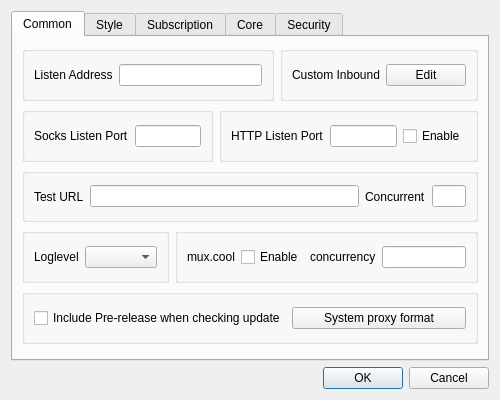
<?xml version="1.0" encoding="UTF-8"?>
<ui version="4.0">
 <class>DialogBasicSettings</class>
 <widget class="QDialog" name="DialogBasicSettings">
  <property name="geometry">
   <rect>
    <x>0</x>
    <y>0</y>
    <width>500</width>
    <height>400</height>
   </rect>
  </property>
  <property name="sizePolicy">
   <sizepolicy hsizetype="Preferred" vsizetype="Preferred">
    <horstretch>0</horstretch>
    <verstretch>0</verstretch>
   </sizepolicy>
  </property>
  <property name="windowTitle">
   <string>Basic Settings</string>
  </property>
  <layout class="QGridLayout" name="gridLayout">
   <item row="7" column="3">
    <widget class="QDialogButtonBox" name="buttonBox">
     <property name="orientation">
      <enum>Qt::Horizontal</enum>
     </property>
     <property name="standardButtons">
      <set>QDialogButtonBox::Cancel|QDialogButtonBox::Ok</set>
     </property>
    </widget>
   </item>
   <item row="2" column="3">
    <widget class="QTabWidget" name="tabWidget">
     <property name="currentIndex">
      <number>0</number>
     </property>
     <widget class="QWidget" name="tab_1">
      <attribute name="title">
       <string>Common</string>
      </attribute>
      <layout class="QVBoxLayout" name="verticalLayout_2">
       <item>
        <layout class="QHBoxLayout" name="horizontalLayout_8">
         <item>
          <widget class="QGroupBox" name="horizontalGroupBox_3">
           <layout class="QHBoxLayout" name="horizontalLayout_19">
            <item>
             <widget class="QLabel" name="label">
              <property name="text">
               <string>Listen Address</string>
              </property>
             </widget>
            </item>
            <item>
             <widget class="QLineEdit" name="socks_ip"/>
            </item>
           </layout>
          </widget>
         </item>
         <item>
          <widget class="QGroupBox" name="horizontalGroupBox_4">
           <layout class="QHBoxLayout" name="horizontalLayout_10">
            <item>
             <widget class="QLabel" name="label_11">
              <property name="text">
               <string>Custom Inbound</string>
              </property>
             </widget>
            </item>
            <item>
             <widget class="QPushButton" name="custom_inbound_edit">
              <property name="text">
               <string>Edit</string>
              </property>
             </widget>
            </item>
           </layout>
          </widget>
         </item>
        </layout>
       </item>
       <item>
        <layout class="QHBoxLayout" name="hlayout_l2">
         <item>
          <widget class="QGroupBox" name="horizontalGroupBox_2">
           <layout class="QHBoxLayout" name="horizontalLayout_13">
            <item>
             <widget class="QLabel" name="inbound_socks_port_l">
              <property name="text">
               <string>Socks Listen Port</string>
              </property>
             </widget>
            </item>
            <item>
             <widget class="QLineEdit" name="inbound_socks_port"/>
            </item>
           </layout>
          </widget>
         </item>
         <item>
          <widget class="QGroupBox" name="groupBox_http">
           <layout class="QHBoxLayout" name="horizontalLayout_16">
            <item>
             <widget class="QLabel" name="label_5">
              <property name="text">
               <string>HTTP Listen Port</string>
              </property>
             </widget>
            </item>
            <item>
             <widget class="QLineEdit" name="inbound_http_port"/>
            </item>
            <item>
             <widget class="QCheckBox" name="http_enable">
              <property name="text">
               <string>Enable</string>
              </property>
             </widget>
            </item>
           </layout>
          </widget>
         </item>
        </layout>
       </item>
       <item>
        <widget class="QGroupBox" name="groupBox1">
         <layout class="QHBoxLayout" name="horizontalLayout_9" stretch="0,8,1,1">
          <item>
           <widget class="QLabel" name="label_13">
            <property name="text">
             <string>Test URL</string>
            </property>
           </widget>
          </item>
          <item>
           <widget class="QLineEdit" name="test_url"/>
          </item>
          <item>
           <widget class="QLabel" name="label_14">
            <property name="text">
             <string>Concurrent</string>
            </property>
           </widget>
          </item>
          <item>
           <widget class="QLineEdit" name="test_concurrent"/>
          </item>
         </layout>
        </widget>
       </item>
       <item>
        <layout class="QHBoxLayout" name="horizontalLayout_11">
         <item>
          <widget class="QGroupBox" name="groupBox_log">
           <layout class="QHBoxLayout" name="horizontalLayout">
            <item>
             <widget class="QLabel" name="label_3">
              <property name="text">
               <string notr="true">Loglevel</string>
              </property>
             </widget>
            </item>
            <item>
             <widget class="QComboBox" name="log_level"/>
            </item>
           </layout>
          </widget>
         </item>
         <item>
          <widget class="QGroupBox" name="groupBox_mux">
           <layout class="QHBoxLayout" name="horizontalLayout_17">
            <item>
             <widget class="QLabel" name="label_6">
              <property name="text">
               <string notr="true">mux.cool</string>
              </property>
             </widget>
            </item>
            <item>
             <widget class="QCheckBox" name="mux_cool_enable">
              <property name="text">
               <string>Enable</string>
              </property>
             </widget>
            </item>
            <item>
             <widget class="QLabel" name="label_7">
              <property name="text">
               <string>concurrency</string>
              </property>
             </widget>
            </item>
            <item>
             <widget class="QLineEdit" name="mux_cool"/>
            </item>
           </layout>
          </widget>
         </item>
        </layout>
       </item>
       <item>
        <widget class="QGroupBox" name="horizontalGroupBox1">
         <layout class="QHBoxLayout" name="horizontalLayout_18">
          <item>
           <widget class="QCheckBox" name="check_include_pre">
            <property name="text">
             <string>Include Pre-release when checking update</string>
            </property>
           </widget>
          </item>
          <item>
           <widget class="QPushButton" name="sys_proxy_format">
            <property name="text">
             <string>System proxy format</string>
            </property>
           </widget>
          </item>
         </layout>
        </widget>
       </item>
       <item>
        <widget class="QWidget" name="horizontalWidget_1" native="true">
         <property name="sizePolicy">
          <sizepolicy hsizetype="Preferred" vsizetype="Maximum">
           <horstretch>0</horstretch>
           <verstretch>0</verstretch>
          </sizepolicy>
         </property>
         <layout class="QHBoxLayout" name="horizontalLayout_2">
          <property name="leftMargin">
           <number>0</number>
          </property>
          <property name="topMargin">
           <number>0</number>
          </property>
          <property name="rightMargin">
           <number>0</number>
          </property>
          <property name="bottomMargin">
           <number>0</number>
          </property>
         </layout>
        </widget>
       </item>
      </layout>
     </widget>
     <widget class="QWidget" name="tab_2">
      <attribute name="title">
       <string>Style</string>
      </attribute>
      <layout class="QGridLayout" name="gridLayout_5">
       <item row="0" column="0">
        <widget class="QGroupBox" name="groupBox">
         <layout class="QHBoxLayout" name="horizontalLayout_4">
          <item>
           <widget class="QLabel" name="label_8">
            <property name="sizePolicy">
             <sizepolicy hsizetype="Maximum" vsizetype="Maximum">
              <horstretch>0</horstretch>
              <verstretch>0</verstretch>
             </sizepolicy>
            </property>
            <property name="text">
             <string>Theme</string>
            </property>
           </widget>
          </item>
          <item>
           <widget class="QComboBox" name="theme">
            <item>
             <property name="text">
              <string>System</string>
             </property>
            </item>
            <item>
             <property name="text">
              <string notr="true">flatgray</string>
             </property>
            </item>
            <item>
             <property name="text">
              <string notr="true">lightblue</string>
             </property>
            </item>
            <item>
             <property name="text">
              <string notr="true">blacksoft</string>
             </property>
            </item>
            <item>
             <property name="text">
              <string notr="true">darkstyle</string>
             </property>
            </item>
            <item>
             <property name="text">
              <string notr="true">qdarkstyle</string>
             </property>
            </item>
           </widget>
          </item>
         </layout>
        </widget>
       </item>
       <item row="1" column="0">
        <widget class="QGroupBox" name="groupBox2">
         <layout class="QHBoxLayout" name="horizontalLayout_7">
          <item>
           <widget class="QLabel" name="label_15">
            <property name="sizePolicy">
             <sizepolicy hsizetype="Maximum" vsizetype="Maximum">
              <horstretch>0</horstretch>
              <verstretch>0</verstretch>
             </sizepolicy>
            </property>
            <property name="text">
             <string>Language</string>
            </property>
           </widget>
          </item>
          <item>
           <widget class="QComboBox" name="language">
            <item>
             <property name="text">
              <string>System</string>
             </property>
            </item>
            <item>
             <property name="text">
              <string notr="true">English</string>
             </property>
            </item>
            <item>
             <property name="text">
              <string notr="true">简体中文</string>
             </property>
            </item>
           </widget>
          </item>
         </layout>
        </widget>
       </item>
       <item row="3" column="0">
        <widget class="QGroupBox" name="horizontalGroupBox2">
         <layout class="QHBoxLayout" name="horizontalLayout_20">
          <item>
           <widget class="QPushButton" name="set_custom_icon">
            <property name="text">
             <string>Set custom icon</string>
            </property>
           </widget>
          </item>
         </layout>
        </widget>
       </item>
       <item row="2" column="0">
        <layout class="QHBoxLayout" name="horizontalLayout_12">
         <item>
          <widget class="QGroupBox" name="traffic_statistics_box">
           <layout class="QHBoxLayout" name="horizontalLayout_3">
            <item>
             <widget class="QLabel" name="label_16">
              <property name="text">
               <string>Traffic statistics refresh rate</string>
              </property>
             </widget>
            </item>
            <item>
             <widget class="QComboBox" name="rfsh_r">
              <item>
               <property name="text">
                <string>Fast</string>
               </property>
              </item>
              <item>
               <property name="text">
                <string>Slow</string>
               </property>
              </item>
              <item>
               <property name="text">
                <string>Off</string>
               </property>
              </item>
             </widget>
            </item>
           </layout>
          </widget>
         </item>
         <item>
          <widget class="QGroupBox" name="connection_statistics_box">
           <layout class="QHBoxLayout" name="horizontalLayout_15">
            <item>
             <widget class="QLabel" name="label_9">
              <property name="text">
               <string>Connection statistics</string>
              </property>
             </widget>
            </item>
            <item>
             <widget class="QCheckBox" name="connection_statistics">
              <property name="text">
               <string>Enable</string>
              </property>
             </widget>
            </item>
           </layout>
          </widget>
         </item>
        </layout>
       </item>
      </layout>
     </widget>
     <widget class="QWidget" name="tab_3">
      <attribute name="title">
       <string>Subscription</string>
      </attribute>
      <layout class="QGridLayout" name="gridLayout_3">
       <item row="0" column="0">
        <widget class="QLabel" name="label_4">
         <property name="text">
          <string>User Agent</string>
         </property>
        </widget>
       </item>
       <item row="0" column="1">
        <widget class="MyLineEdit" name="user_agent"/>
       </item>
       <item row="3" column="1">
        <widget class="QCheckBox" name="sub_clear">
         <property name="text">
          <string>Clear servers before updating subscription</string>
         </property>
        </widget>
       </item>
       <item row="1" column="1">
        <widget class="QCheckBox" name="sub_use_proxy">
         <property name="text">
          <string>Use proxy when updating subscription</string>
         </property>
        </widget>
       </item>
       <item row="2" column="1">
        <widget class="QCheckBox" name="sub_insecure">
         <property name="text">
          <string>Ignore TLS errors when updating subscription</string>
         </property>
        </widget>
       </item>
      </layout>
     </widget>
     <widget class="QWidget" name="tab_4">
      <attribute name="title">
       <string>Core</string>
      </attribute>
      <layout class="QVBoxLayout" name="verticalLayout">
       <item>
        <widget class="QGroupBox" name="groupBox_core">
         <property name="sizePolicy">
          <sizepolicy hsizetype="Preferred" vsizetype="Maximum">
           <horstretch>0</horstretch>
           <verstretch>0</verstretch>
          </sizepolicy>
         </property>
         <property name="title">
          <string notr="true">core_name</string>
         </property>
         <layout class="QVBoxLayout" name="verticalLayout_3">
          <item>
           <layout class="QHBoxLayout" name="horizontalLayout_6">
            <item>
             <widget class="QLabel" name="label_12">
              <property name="text">
               <string>Asset Location</string>
              </property>
             </widget>
            </item>
            <item>
             <widget class="MyLineEdit" name="core_v2ray_asset">
              <property name="placeholderText">
               <string>Default: dir of &quot;nekoray&quot;</string>
              </property>
             </widget>
            </item>
            <item>
             <widget class="QPushButton" name="core_v2ray_asset_pick">
              <property name="text">
               <string>Select</string>
              </property>
             </widget>
            </item>
           </layout>
          </item>
          <item>
           <layout class="QHBoxLayout" name="horizontalLayout_21">
            <item>
             <widget class="QLabel" name="label_10">
              <property name="text">
               <string>Switch core</string>
              </property>
             </widget>
            </item>
            <item>
             <widget class="QRadioButton" name="switch_core_v2ray">
              <property name="text">
               <string notr="true">V2Ray</string>
              </property>
             </widget>
            </item>
            <item>
             <widget class="QRadioButton" name="switch_core_sing_box">
              <property name="text">
               <string notr="true">sing-box</string>
              </property>
             </widget>
            </item>
           </layout>
          </item>
         </layout>
        </widget>
       </item>
       <item>
        <widget class="QGroupBox" name="extra_core_box">
         <property name="title">
          <string>Extra Core</string>
         </property>
         <layout class="QGridLayout" name="gridLayout_4">
          <item row="0" column="0">
           <widget class="QWidget" name="widget" native="true">
            <property name="sizePolicy">
             <sizepolicy hsizetype="Preferred" vsizetype="Maximum">
              <horstretch>0</horstretch>
              <verstretch>0</verstretch>
             </sizepolicy>
            </property>
            <layout class="QHBoxLayout" name="horizontalLayout_5">
             <property name="leftMargin">
              <number>0</number>
             </property>
             <property name="topMargin">
              <number>0</number>
             </property>
             <property name="rightMargin">
              <number>0</number>
             </property>
             <property name="bottomMargin">
              <number>0</number>
             </property>
             <item>
              <widget class="QPushButton" name="extra_core_add">
               <property name="text">
                <string>Add</string>
               </property>
              </widget>
             </item>
             <item>
              <widget class="QPushButton" name="extra_core_del">
               <property name="text">
                <string>Delete</string>
               </property>
              </widget>
             </item>
            </layout>
           </widget>
          </item>
         </layout>
        </widget>
       </item>
      </layout>
     </widget>
     <widget class="QWidget" name="tab_5">
      <attribute name="title">
       <string>Security</string>
      </attribute>
      <layout class="QVBoxLayout" name="verticalLayout_4">
       <item>
        <widget class="QCheckBox" name="insecure_hint">
         <property name="text">
          <string>Insecure hint</string>
         </property>
        </widget>
       </item>
       <item>
        <widget class="QCheckBox" name="skip_cert">
         <property name="text">
          <string>Skip TLS certificate authentication by default</string>
         </property>
        </widget>
       </item>
       <item>
        <widget class="QGroupBox" name="horizontalGroupBox">
         <property name="sizePolicy">
          <sizepolicy hsizetype="Preferred" vsizetype="Maximum">
           <horstretch>0</horstretch>
           <verstretch>0</verstretch>
          </sizepolicy>
         </property>
         <layout class="QHBoxLayout" name="horizontalLayout_14">
          <item>
           <widget class="QLabel" name="label_2">
            <property name="text">
             <string>Enable hook.js</string>
            </property>
           </widget>
          </item>
          <item>
           <widget class="QComboBox" name="enable_js_hook">
            <item>
             <property name="text">
              <string notr="true">Disable</string>
             </property>
            </item>
            <item>
             <property name="text">
              <string notr="true">Enable</string>
             </property>
            </item>
            <item>
             <property name="text">
              <string notr="true">Enable + load std module</string>
             </property>
            </item>
           </widget>
          </item>
         </layout>
        </widget>
       </item>
      </layout>
     </widget>
    </widget>
   </item>
  </layout>
 </widget>
 <customwidgets>
  <customwidget>
   <class>MyLineEdit</class>
   <extends>QLineEdit</extends>
   <header>ui/widget/MyLineEdit.h</header>
  </customwidget>
 </customwidgets>
 <resources/>
 <connections>
  <connection>
   <sender>buttonBox</sender>
   <signal>accepted()</signal>
   <receiver>DialogBasicSettings</receiver>
   <slot>accept()</slot>
   <hints>
    <hint type="sourcelabel">
     <x>248</x>
     <y>254</y>
    </hint>
    <hint type="destinationlabel">
     <x>157</x>
     <y>274</y>
    </hint>
   </hints>
  </connection>
  <connection>
   <sender>buttonBox</sender>
   <signal>rejected()</signal>
   <receiver>DialogBasicSettings</receiver>
   <slot>reject()</slot>
   <hints>
    <hint type="sourcelabel">
     <x>316</x>
     <y>260</y>
    </hint>
    <hint type="destinationlabel">
     <x>286</x>
     <y>274</y>
    </hint>
   </hints>
  </connection>
 </connections>
</ui>
